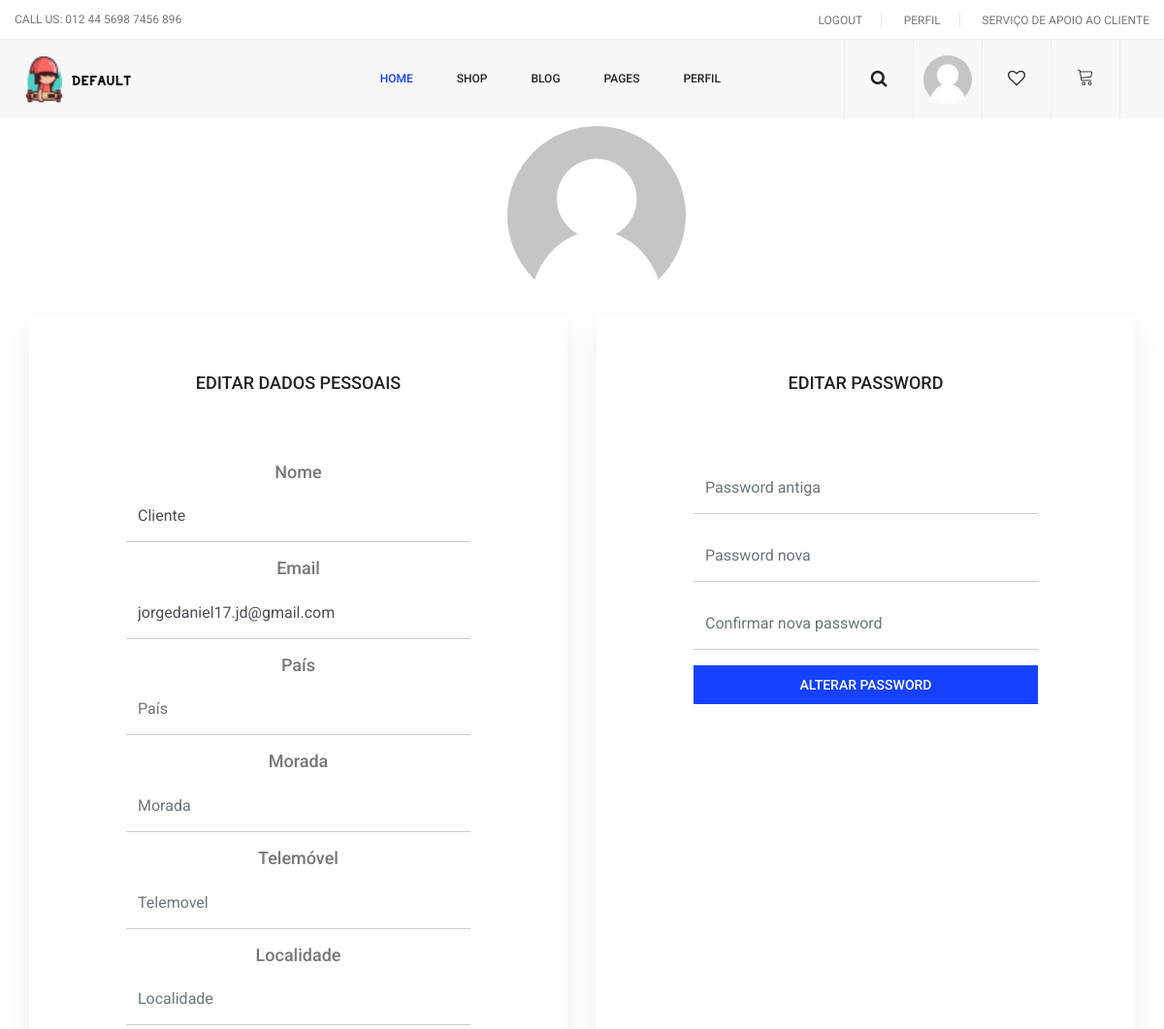
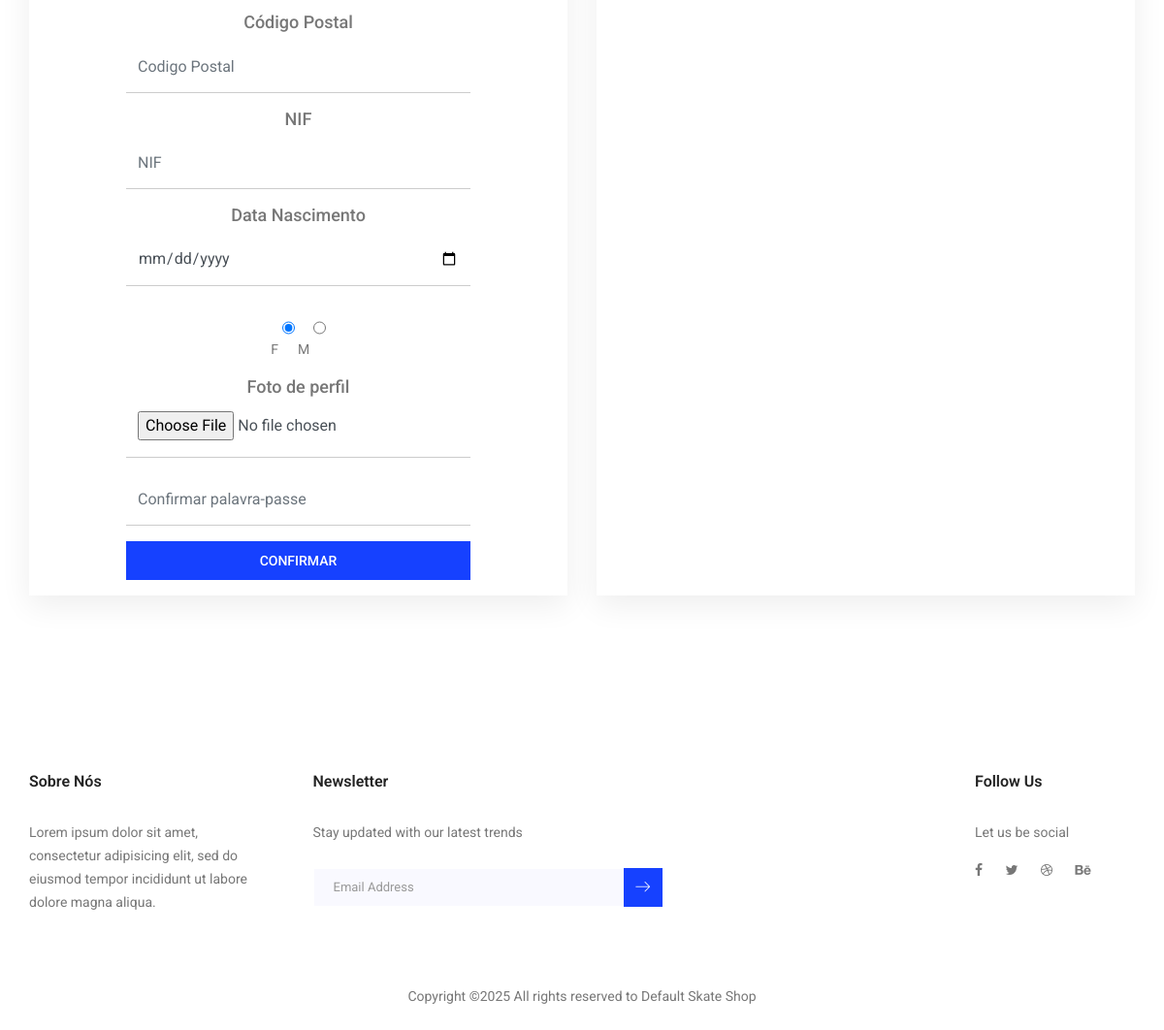
Page /pap/index.php?pagina=perfil (signed in) on the committed database (2 pictures, top to bottom).
### tables this page shows
CREATE TABLE `utilizador` (
  `cod_cliente` int(11) NOT NULL,
  `nome` varchar(255) NOT NULL,
  `morada` varchar(255) DEFAULT NULL,
  `telemovel` varchar(20) DEFAULT NULL,
  `localidade` varchar(255) DEFAULT NULL,
  `codigo_postal` varchar(30) DEFAULT NULL,
  `email` varchar(255) NOT NULL,
  `password` varchar(255) NOT NULL,
  `nome_foto` varchar(255) DEFAULT NULL,
  `tamanho_foto` int(11) DEFAULT NULL,
  `formato_foto` varchar(255) DEFAULT NULL,
  `dados_foto` longblob DEFAULT NULL,
  `pais` varchar(255) DEFAULT NULL,
  `nif` varchar(255) DEFAULT NULL,
  `genero` varchar(255) DEFAULT NULL,
  `data_nascimento` date DEFAULT NULL,
  `data_registo` datetime NOT NULL,
  `perfil` int(1) NOT NULL DEFAULT 0,
  `cod_validacao` tinyint(1) DEFAULT NULL
);

### pap/perfil.php (the view, shortened to what this page needs)
	<html>
	<head>
	</head>
	<body>
				<?php
		$query="select * from utilizador where cod_cliente='".$_SESSION["cod_cliente"]."'";
			$result=mysqli_query($ligax,$query);
			while($registo=mysqli_fetch_assoc($result)){
				$nome=$registo['nome'];
				$email=$registo['email'];
				$pais=$registo['pais'];
				$morada=$registo['morada'];
				$telemovel=$registo['telemovel'];
				$localidade=$registo['localidade'];
				$codigo_postal=$registo['codigo_postal'];
				$nif=$registo['nif'];
				$data_nascimento=$registo['data_nascimento'];
				$genero=$registo['genero'];
				$nome_foto=$registo['nome_foto'];
			}
	?>
<section class="login_box_area p_120">
		<div class="container">
<div class="row">
		<div class="col-lg-12" align="center">
			<div class="login_box_img">
								<?php if($nome_foto==NULL):?>
						<img class="img-perfil" src="img/perfil.png">
						<?php else: ?>
							<img class="img-perfil	" src="showfile.php?cod_cliente=<?php echo $_SESSION['cod_cliente'];?>">
						<?php endif; ?>
						</div>
					</div>
				</div>
			<div class="row">
					<div class="col-lg-6">
						<div class="login_form_inner reg_form">
							<h3>Editar dados pessoais</h3>
								<form class="row login_form" action="" enctype="multipart/form-data" method="POST" id="contactForm">
								<div class="col-md-12 form-group">
									<h4>Nome</h4><input type="text" class="form-control" id="nome" name="nome" value="<?php echo $nome ?>"  placeholder="Nome" required="required">
								</div>
								<div class="col-md-12 form-group">
									<h4>Email</h4><input type="email" class="form-control" id="email" name="email" value="<?php echo $email ?>" placeholder="email" required="required" >
								</div>
								<div class="col-md-12 form-group">
									<h4>País</h4><input type="text" class="form-control" id="pais" name="pais" value="<?php echo $pais ?>" placeholder="País">
								</div>
								<div class="col-md-12 form-group">
									<h4>Morada</h4><input type="text" class="form-control" id="morada" name="morada" value="<?php echo $morada ?>"placeholder="Morada">
								</div>
								<div class="col-md-12 form-group">
									<h4>Telemóvel</h4><input type="text" class="form-control" id="telemovel" name="telemovel" value="<?php echo $telemovel ?>"placeholder="Telemovel" >
								</div>
								<div class="col-md-12 form-group">
									<h4>Localidade</h4><input type="text" class="form-control" id="localidade" name="localidade" value="<?php echo $localidade ?>"placeholder="Localidade">
								</div>
									<div class="col-md-12 form-group">
									<h4>Código Postal</h4><input type="text" class="form-control" id="codigo_postal" name="codigo_postal" value="<?php echo $codigo_postal ?>"placeholder="Codigo Postal" >
								</div>
								<div class="col-md-12 form-group">
									<h4>NIF</h4><input type="text" class="form-control" id="nif" name="nif" value="<?php echo $nif ?>" placeholder="NIF">
								</div>
									<div class="col-md-12 form-group">
									<h4>Data Nascimento</h4><input type="date" class="form-control" id="data_nascimento" name="data_nascimento" value="<?php echo $data_nascimento ?>" placeholder="nascimento" >
								</div>
								<div class="col-md-12 form-group">
									F&nbsp;<input type="radio"  id="genero" name="genero" value='F' <?php if($genero=='F') echo "checked"; ?> >
									M&nbsp;<input type="radio"  id="genero" name="genero" value ='M' <?php if($genero=='M') echo "checked"; ?> >
								</div>
								<div class="col-md-12 form-group">
									<h4>Foto de perfil</h4><input type="file" class="form-control" id="foto" value="<?php echo $foto ?>" name="foto" >
								</div>
								<div class="col-md-12 form-group">
									<input type="password" class="form-control" id="password" name="password" placeholder="Confirmar palavra-passe" required="required" >
								</div>
								<div class="col-md-12 form-group">
									<button type="submit" name="Confirmar" value="Confirmar" class="btn submit_btn">Confirmar</button>
								</div>
						</form>
					</div>
					</div>
					<div class="col-lg-6">
						<div class="login_form_inner reg_form">
							<h3>Editar password</h3>
								<form class="row login_form" action="" enctype="multipart/form-data" method="POST" id="contactForm">
								<div class="col-md-12 form-group">
									<input type="password" class="form-control" id="password_antiga" name="password_antiga"  placeholder="Password antiga" required="required">
								</div>
								<div class="col-md-12 form-group">
									<input type="password" class="form-control" id="password_nova" name="password_nova"  placeholder="Password nova" required="required" >
								</div>
								<div class="col-md-12 form-group">
									<input type="password" class="form-control" id="password_novaconfirmar" name="password_novaconfirmar" placeholder="Confirmar nova password" required="required">
								</div>
								<div class="col-md-12 form-group">
									<button type="submit" name="alterar" value="alterar" class="btn submit_btn">Alterar password</button>
								</div>
						</form>
					</div>
					</div>
					</div>
					</div>
				</section>

### pap/perfil.php (style rules this page uses)
.img-perfil { border:block; border-radius:50%; height:184px; width:184px; margin:10px auto; object-fit:cover; object-position:50% 50% }

### rows in the picture
utilizador: nome "Cliente", email "jorgedaniel17.jd@gmail.com", genero "☑"
